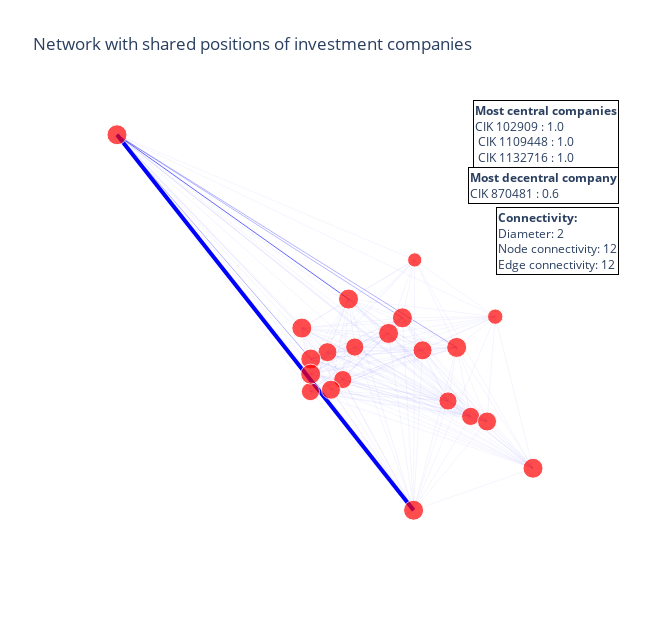

Here is the notebook cell this chart was saved with:
### Code cell
plot_network(q2[0],q2[1],'closeness')
